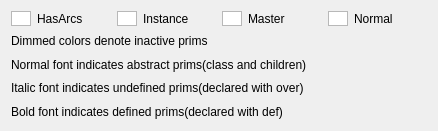
<?xml version="1.0" encoding="UTF-8"?>
<ui version="4.0">
 <class>PrimLegend</class>
 <widget class="QWidget" name="PrimLegend">
  <property name="geometry">
   <rect>
    <x>0</x>
    <y>0</y>
    <width>438</width>
    <height>131</height>
   </rect>
  </property>
  <property name="sizePolicy">
   <sizepolicy hsizetype="Preferred" vsizetype="Preferred">
    <horstretch>0</horstretch>
    <verstretch>0</verstretch>
   </sizepolicy>
  </property>
  <property name="comment" stdset="0">
   <string>
     Copyright 2017 Pixar                                                                   
                                                                                            
     Licensed under the Apache License, Version 2.0 (the &quot;Apache License&quot;)      
     with the following modification; you may not use this file except in                   
     compliance with the Apache License and the following modification to it:               
     Section 6. Trademarks. is deleted and replaced with:                                   
                                                                                            
     6. Trademarks. This License does not grant permission to use the trade                 
        names, trademarks, service marks, or product names of the Licensor                  
        and its affiliates, except as required to comply with Section 4(c) of               
        the License and to reproduce the content of the NOTICE file.                        
                                                                                            
     You may obtain a copy of the Apache License at                                         
                                                                                            
         http://www.apache.org/licenses/LICENSE-2.0                                         
                                                                                            
     Unless required by applicable law or agreed to in writing, software                    
     distributed under the Apache License with the above modification is                    
     distributed on an &quot;AS IS&quot; BASIS, WITHOUT WARRANTIES OR CONDITIONS OF ANY   
     KIND, either express or implied. See the Apache License for the specific               
     language governing permissions and limitations under the Apache License.               
  </string>
  </property>
  <layout class="QVBoxLayout" name="primLegendLayoutContainer">
   <item>
    <layout class="QGridLayout" name="primLegendLayout">
     <item row="0" column="0">
      <widget class="QGraphicsView" name="primLegendColorHasArcs">
       <property name="maximumSize">
        <size>
         <width>20</width>
         <height>15</height>
        </size>
       </property>
      </widget>
     </item>
     <item row="0" column="1">
      <widget class="QLabel" name="primLegendLabelHasArcs">
       <property name="font">
        <font>
         <weight>50</weight>
         <italic>false</italic>
         <bold>false</bold>
        </font>
       </property>
       <property name="text">
        <string>HasArcs</string>
       </property>
      </widget>
     </item>
     <item row="0" column="2">
      <widget class="QGraphicsView" name="primLegendColorInstance">
       <property name="maximumSize">
        <size>
         <width>20</width>
         <height>15</height>
        </size>
       </property>
      </widget>
     </item>
     <item row="0" column="3">
      <widget class="QLabel" name="primLegendLabelInstance">
       <property name="font">
        <font>
         <weight>50</weight>
         <italic>false</italic>
         <bold>false</bold>
        </font>
       </property>
       <property name="text">
        <string>Instance</string>
       </property>
      </widget>
     </item>
     <item row="0" column="4">
      <widget class="QGraphicsView" name="primLegendColorMaster">
       <property name="maximumSize">
        <size>
         <width>20</width>
         <height>15</height>
        </size>
       </property>
      </widget>
     </item>
     <item row="0" column="5">
      <widget class="QLabel" name="primLegendLabelMaster">
       <property name="font">
        <font>
         <weight>50</weight>
         <italic>false</italic>
         <bold>false</bold>
        </font>
       </property>
       <property name="text">
        <string>Master</string>
       </property>
      </widget>
     </item>
     <item row="0" column="6">
      <widget class="QGraphicsView" name="primLegendColorNormal">
       <property name="maximumSize">
        <size>
         <width>20</width>
         <height>15</height>
        </size>
       </property>
      </widget>
     </item>
     <item row="0" column="7">
      <widget class="QLabel" name="primLegendLabelNormal">
       <property name="font">
        <font>
         <weight>50</weight>
         <italic>false</italic>
         <bold>false</bold>
        </font>
       </property>
       <property name="text">
        <string>Normal</string>
       </property>
      </widget>
     </item>
    </layout>
   </item>
   <item>
    <layout class="QVBoxLayout" name="primLegendLabelContainer">
     <item>
      <widget class="QLabel" name="primLegendLabelDimmed">
       <property name="text">
        <string>Dimmed colors denote inactive prims</string>
       </property>
      </widget>
     </item>
     <item>
      <widget class="QLabel" name="primLegendLabelFontsAbstract">
       <property name="text">
        <string>Normal font indicates abstract prims(class and children)</string>
       </property>
      </widget>
     </item>
     <item>
      <widget class="QLabel" name="primLegendLabelFontsUndefined">
       <property name="text">
        <string>Italic font indicates undefined prims(declared with over)</string>
       </property>
      </widget>
     </item>
     <item>
      <widget class="QLabel" name="primLegendLabelFontsDefined">
       <property name="text">
        <string>Bold font indicates defined prims(declared with def)</string>
       </property>
      </widget>
     </item>
    </layout>
   </item>
  </layout>
 </widget>
 <resources/>
 <connections/>
</ui>
